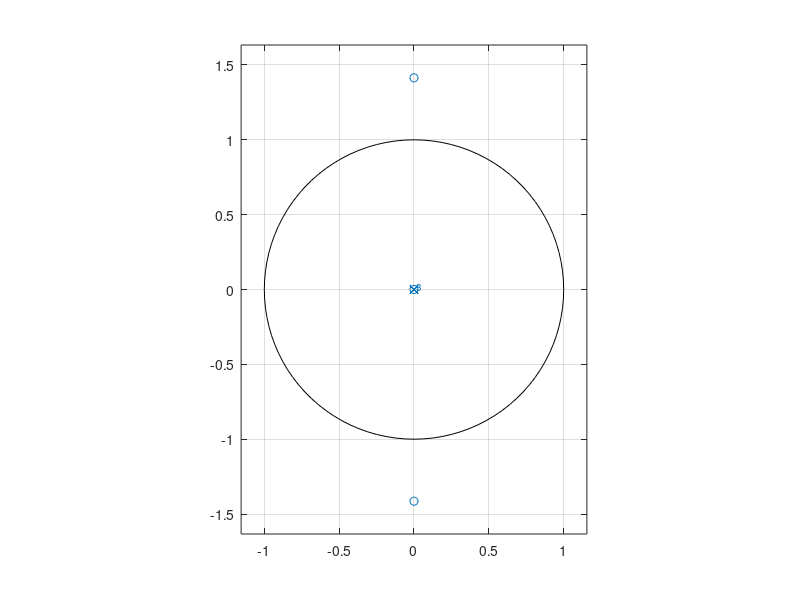

This chart was generated by the following MATLAB code: (Note: this script raises an error after producing the figure.)
% y[n] = x[n] + 2x[n-1] + 2x[n-2] + x[n-3] + ...
%  0.4y[n-1]
bb = [1/2, 0, 1, 0,];
aa = [4,-2,1];
% zeros and poles
zplane(bb)
roots(bb) % zero locatioins
roots(aa)
% test signal xx
yy = filter(bb,aa,xx) ; % LTI system = filter()
stem(nn,xx)
figure(2); stem(nn,xx)
figure(1); stem(nn,yy)
% impulse response...
dd = double(nn == 0); % discrete delta
hh = filter(bb,aa,dd); % impulse response
stem(nn,h)
stem(nn,hh)
norm(hh(nn > 0))
zpl
zplane(bb,aa)
Fs = 1000; % sampling rate
Fs
freqz(bb,aa, 1024, Fs)
% low pass system with about 20dB gain
bb = bb / max(abs(freqz(bb,aa, 1024, Fs)));
freqz(bb,aa, 1024, Fs)
doc
grpdelay(bb,aa)